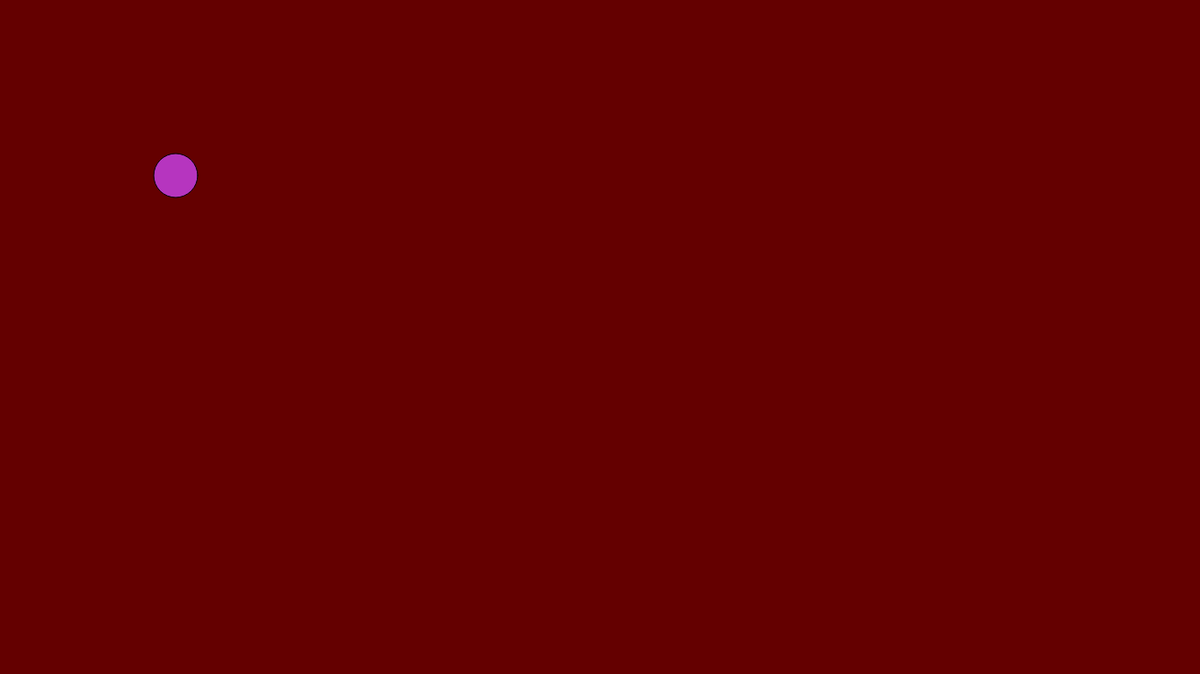
Frame 1 (no input)
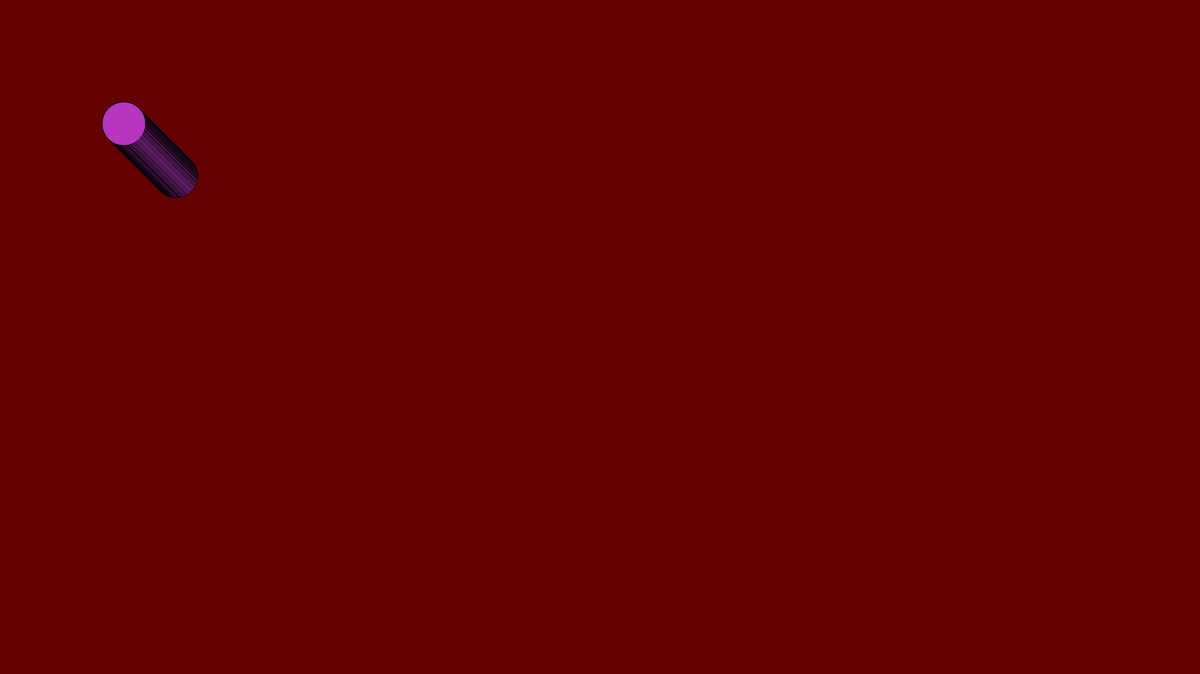
Frame 60 (no input)
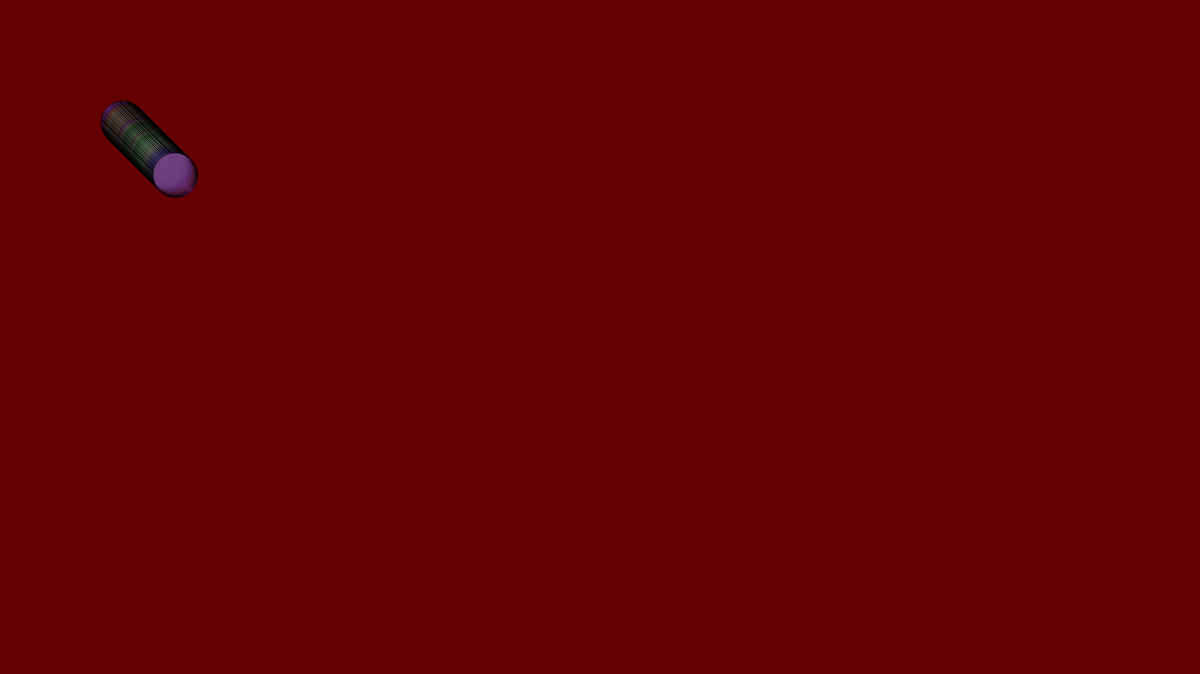
Frame 120 (the mouse pressed at the canvas centre since frame 60)

The p5.js sketch that drew these frames (run headless with seeded random() and noise() and a simulated clock; from frame 60 on, the mouse is pressed at the canvas centre):

// p5.js sketch
// ── sketch.js

let cor;
let posicaoHorizontal; // x
let posicaoVertical; // y

function setup() {
  createCanvas(1366, 768);
   background(color(100,0,0));
  cor = color(random(0,255), random(0,255), random(0,255));
  posicaoHorizontal = 200;
  posicaoVertical = 200;
}


function draw() {
  
  fill(cor);
  circle(posicaoHorizontal,posicaoVertical,50);
 
  
  
  if (mouseX < posicaoHorizontal){
    posicaoHorizontal =  posicaoHorizontal - 1;
  }
  
  if (mouseX > posicaoHorizontal){
    posicaoHorizontal =  posicaoHorizontal + 1;
  }
  
  if (mouseY < posicaoVertical){
    posicaoVertical--;
  }
    
  if (mouseY > posicaoVertical){
    posicaoVertical++;
  }
  
  if (mouseIsPressed){
    cor = color(random(0,255), random(0,255), random(0,255), random(0,100));
  }
    
}
